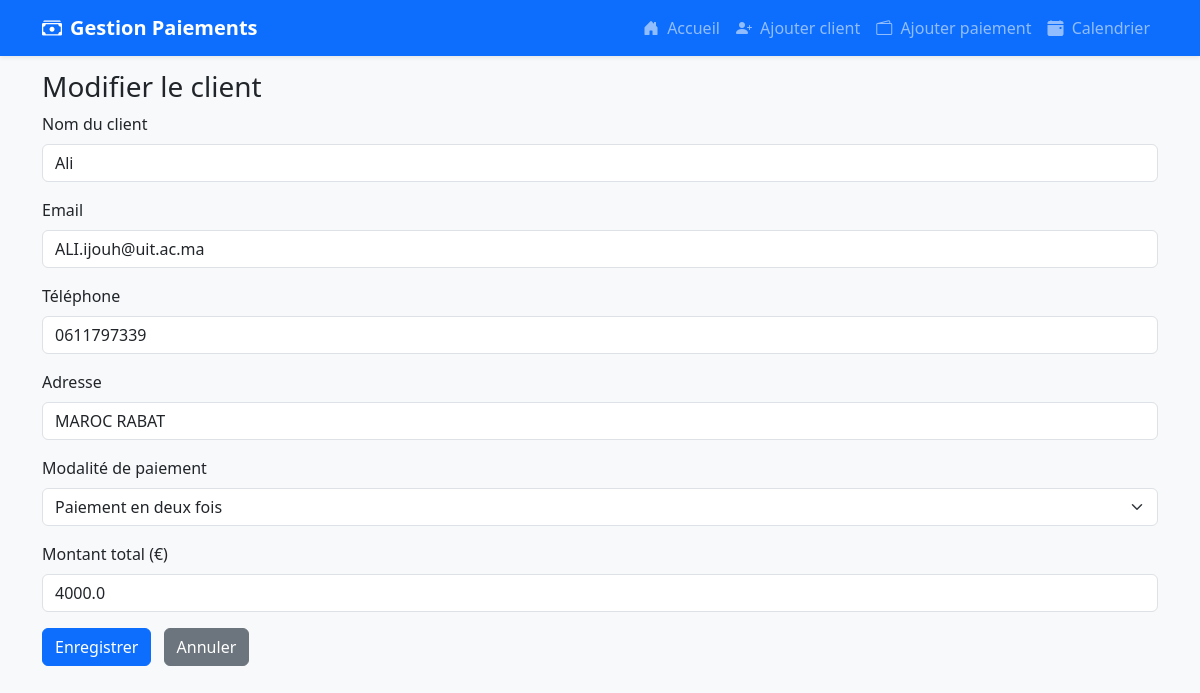
The page /modifier-client/2 on the database its author committed.
### app.py (models this page shows)
class Client(db.Model):
    id = db.Column(db.Integer, primary_key=True)
    nom = db.Column(db.String(100), nullable=False)
    email = db.Column(db.String(100), unique=True, nullable=False)
    telephone = db.Column(db.String(20))
    adresse = db.Column(db.String(200))
    modalite_paiement = db.Column(db.String(20), nullable=False)
    montant_total = db.Column(db.Float, nullable=False)
    paiements = db.relationship('Paiement', backref='client', lazy=True, cascade="all, delete-orphan")

### app.py (the view, shortened to what this page needs)
@app.route('/modifier-client/<int:id>', methods=['GET', 'POST'])
def modifier_client(id):
    client = Client.query.get_or_404(id)
    return render_template('edit_client.html', client=client)

### templates/edit_client.html (shortened to what this page needs)
{% extends 'layout.html' %}
{% block content %}
<h3>Modifier le client</h3>
<form method="POST" action="{{ url_for('modifier_client', id=client.id) }}">
    <div class="mb-3">
        <label for="nom" class="form-label">Nom du client</label>
        <input type="text" name="nom" id="nom" class="form-control" value="{{ client.nom }}" required />
    </div>
    <div class="mb-3">
        <label for="email" class="form-label">Email</label>
        <input type="email" name="email" id="email" class="form-control" value="{{ client.email }}" required />
    </div>
    <div class="mb-3">
        <label for="telephone" class="form-label">Téléphone</label>
        <input type="text" name="telephone" id="telephone" class="form-control" value="{{ client.telephone }}" />
    </div>
    <div class="mb-3">
        <label for="adresse" class="form-label">Adresse</label>
        <input type="text" name="adresse" id="adresse" class="form-control" value="{{ client.adresse }}" />
    </div>
    <div class="mb-3">
        <label for="modalite_paiement" class="form-label">Modalité de paiement</label>
        <select name="modalite_paiement" id="modalite_paiement" class="form-select" required>
            <option value="deux_fois" {% if client.modalite_paiement == 'deux_fois' %}selected{% endif %}>Paiement en deux fois</option>
        </select>
    </div>
    <div class="mb-3">
        <label for="montant_total" class="form-label">Montant total (€)</label>
        <input type="number" step="0.01" name="montant_total" id="montant_total" class="form-control" value="{{ client.montant_total }}" required />
    </div>
    <button type="submit" class="btn btn-primary">Enregistrer</button>
    <a href="{{ url_for('dashboard') }}" class="btn btn-secondary ms-2">Annuler</a>
</form>
{% endblock %}

### templates/layout.html (style rules this page uses)
body { padding-top: 70px; background-color: #f8f9fa; }

### rows shown on the page
Client: nom "Ali", email "ALI.ijouh@uit.ac.ma", telephone "0611797339", adresse "MAROC RABAT", modalite_paiement "Paiement en deux fois", montant_total "4000.0"
